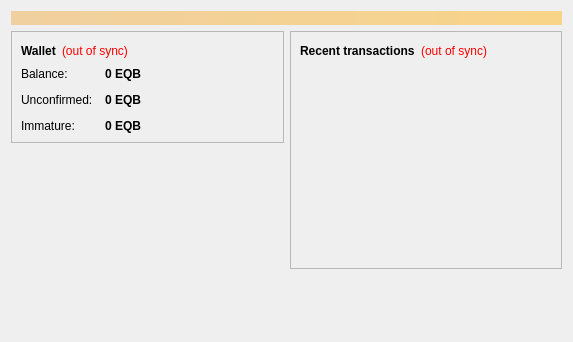
<?xml version="1.0" encoding="UTF-8"?>
<ui version="4.0">
 <class>OverviewPage</class>
 <widget class="QWidget" name="OverviewPage">
  <property name="geometry">
   <rect>
    <x>0</x>
    <y>0</y>
    <width>573</width>
    <height>342</height>
   </rect>
  </property>
  <property name="windowTitle">
   <string>Form</string>
  </property>
  <layout class="QVBoxLayout" name="topLayout">
   <item>
    <widget class="QLabel" name="labelAlerts">
     <property name="visible">
      <bool>false</bool>
     </property>
     <property name="styleSheet">
      <string notr="true">background-color: qlineargradient(x1: 0, y1: 0, x2: 1, y2: 0, stop:0 #F0D0A0, stop:1 #F8D488); color:#000000;</string>
     </property>
     <property name="wordWrap">
      <bool>true</bool>
     </property>
     <property name="margin">
      <number>3</number>
     </property>
    </widget>
   </item>
   <item>
    <layout class="QHBoxLayout" name="horizontalLayout" stretch="1,1">
     <item>
      <layout class="QVBoxLayout" name="verticalLayout_2">
       <item>
        <widget class="QFrame" name="frame">
         <property name="frameShape">
          <enum>QFrame::StyledPanel</enum>
         </property>
         <property name="frameShadow">
          <enum>QFrame::Raised</enum>
         </property>
         <layout class="QVBoxLayout" name="verticalLayout_4">
          <item>
           <layout class="QHBoxLayout" name="horizontalLayout_4">
            <item>
             <widget class="QLabel" name="label_5">
              <property name="font">
               <font>
                <weight>75</weight>
                <bold>true</bold>
               </font>
              </property>
              <property name="text">
               <string>Wallet</string>
              </property>
             </widget>
            </item>
            <item>
             <widget class="QLabel" name="labelWalletStatus">
              <property name="toolTip">
               <string>The displayed information may be out of date. Your wallet automatically synchronizes with the EquestrianBit network after a connection is established, but this process has not completed yet.</string>
              </property>
              <property name="styleSheet">
               <string notr="true">QLabel { color: red; }</string>
              </property>
              <property name="text">
               <string notr="true">(out of sync)</string>
              </property>
              <property name="alignment">
               <set>Qt::AlignLeading|Qt::AlignLeft|Qt::AlignVCenter</set>
              </property>
             </widget>
            </item>
            <item>
             <spacer name="horizontalSpacer_2">
              <property name="orientation">
               <enum>Qt::Horizontal</enum>
              </property>
              <property name="sizeHint" stdset="0">
               <size>
                <width>40</width>
                <height>20</height>
               </size>
              </property>
             </spacer>
            </item>
           </layout>
          </item>
          <item>
           <layout class="QFormLayout" name="formLayout_2">
            <property name="fieldGrowthPolicy">
             <enum>QFormLayout::AllNonFixedFieldsGrow</enum>
            </property>
            <property name="horizontalSpacing">
             <number>12</number>
            </property>
            <property name="verticalSpacing">
             <number>12</number>
            </property>
            <item row="0" column="0">
             <widget class="QLabel" name="label">
              <property name="text">
               <string>Balance:</string>
              </property>
             </widget>
            </item>
            <item row="0" column="1">
             <widget class="QLabel" name="labelBalance">
              <property name="font">
               <font>
                <weight>75</weight>
                <bold>true</bold>
               </font>
              </property>
              <property name="cursor">
               <cursorShape>IBeamCursor</cursorShape>
              </property>
              <property name="toolTip">
               <string>Your current balance</string>
              </property>
              <property name="text">
               <string notr="true">0 EQB</string>
              </property>
              <property name="textInteractionFlags">
               <set>Qt::LinksAccessibleByMouse|Qt::TextSelectableByKeyboard|Qt::TextSelectableByMouse</set>
              </property>
             </widget>
            </item>
            <item row="1" column="0">
             <widget class="QLabel" name="label_3">
              <property name="text">
               <string>Unconfirmed:</string>
              </property>
             </widget>
            </item>
            <item row="1" column="1">
             <widget class="QLabel" name="labelUnconfirmed">
              <property name="font">
               <font>
                <weight>75</weight>
                <bold>true</bold>
               </font>
              </property>
              <property name="cursor">
               <cursorShape>IBeamCursor</cursorShape>
              </property>
              <property name="toolTip">
               <string>Total of transactions that have yet to be confirmed, and do not yet count toward the current balance</string>
              </property>
              <property name="text">
               <string notr="true">0 EQB</string>
              </property>
              <property name="textInteractionFlags">
               <set>Qt::LinksAccessibleByMouse|Qt::TextSelectableByKeyboard|Qt::TextSelectableByMouse</set>
              </property>
             </widget>
            </item>
            <item row="2" column="0">
             <widget class="QLabel" name="labelImmatureText">
              <property name="text">
               <string>Immature:</string>
              </property>
             </widget>
            </item>
            <item row="2" column="1">
             <widget class="QLabel" name="labelImmature">
              <property name="font">
               <font>
                <weight>75</weight>
                <bold>true</bold>
               </font>
              </property>
              <property name="toolTip">
               <string>Mined balance that has not yet matured</string>
              </property>
              <property name="text">
               <string notr="true">0 EQB</string>
              </property>
              <property name="textInteractionFlags">
               <set>Qt::LinksAccessibleByMouse|Qt::TextSelectableByKeyboard|Qt::TextSelectableByMouse</set>
              </property>
             </widget>
            </item>
           </layout>
          </item>
         </layout>
        </widget>
       </item>
       <item>
        <spacer name="verticalSpacer">
         <property name="orientation">
          <enum>Qt::Vertical</enum>
         </property>
         <property name="sizeHint" stdset="0">
          <size>
           <width>20</width>
           <height>40</height>
          </size>
         </property>
        </spacer>
       </item>
	   <item>
         <widget class="QLabel" name="label_wallet_bgcoin">
          <property name="text">
           <string/>
          </property>
          <property name="pixmap">
           <pixmap resource="../bitcoin.qrc">:/images/wallet_bgcoin</pixmap>
          </property>
          <property name="scaledContents">
           <bool>false</bool>
          </property>
          <property name="alignment">
           <set>Qt::AlignCenter</set>
          </property>
          <property name="margin">
           <number>-2</number>
          </property>
         </widget>
        </item>
        <item>
         <widget class="QLabel" name="label_6">
          <property name="text">
           <string/>
          </property>
         </widget>
        </item>
      </layout>
     </item>
     <item>
      <layout class="QVBoxLayout" name="verticalLayout_3">
       <item>
        <widget class="QFrame" name="frame_2">
         <property name="frameShape">
          <enum>QFrame::StyledPanel</enum>
         </property>
         <property name="frameShadow">
          <enum>QFrame::Raised</enum>
         </property>
         <layout class="QVBoxLayout" name="verticalLayout">
          <item>
           <layout class="QHBoxLayout" name="horizontalLayout_2">
            <item>
             <widget class="QLabel" name="label_4">
              <property name="text">
               <string>&lt;b&gt;Recent transactions&lt;/b&gt;</string>
              </property>
             </widget>
            </item>
            <item>
             <widget class="QLabel" name="labelTransactionsStatus">
              <property name="toolTip">
               <string>The displayed information may be out of date. Your wallet automatically synchronizes with the EquestrianBit network after a connection is established, but this process has not completed yet.</string>
              </property>
              <property name="styleSheet">
               <string notr="true">QLabel { color: red; }</string>
              </property>
              <property name="text">
               <string notr="true">(out of sync)</string>
              </property>
              <property name="alignment">
               <set>Qt::AlignRight|Qt::AlignTrailing|Qt::AlignVCenter</set>
              </property>
             </widget>
            </item>
            <item>
             <spacer name="horizontalSpacer">
              <property name="orientation">
               <enum>Qt::Horizontal</enum>
              </property>
              <property name="sizeHint" stdset="0">
               <size>
                <width>40</width>
                <height>20</height>
               </size>
              </property>
             </spacer>
            </item>
           </layout>
          </item>
          <item>
           <widget class="QListView" name="listTransactions">
            <property name="styleSheet">
             <string notr="true">QListView { background: transparent; }</string>
            </property>
            <property name="frameShape">
             <enum>QFrame::NoFrame</enum>
            </property>
            <property name="verticalScrollBarPolicy">
             <enum>Qt::ScrollBarAlwaysOff</enum>
            </property>
            <property name="horizontalScrollBarPolicy">
             <enum>Qt::ScrollBarAlwaysOff</enum>
            </property>
            <property name="selectionMode">
             <enum>QAbstractItemView::NoSelection</enum>
            </property>
           </widget>
          </item>
         </layout>
        </widget>
       </item>
       <item>
        <spacer name="verticalSpacer_2">
         <property name="orientation">
          <enum>Qt::Vertical</enum>
         </property>
         <property name="sizeHint" stdset="0">
          <size>
           <width>20</width>
           <height>40</height>
          </size>
         </property>
        </spacer>
       </item>
      </layout>
     </item>
    </layout>
   </item>
  </layout>
 </widget>
 <resources/>
 <connections/>
</ui>
